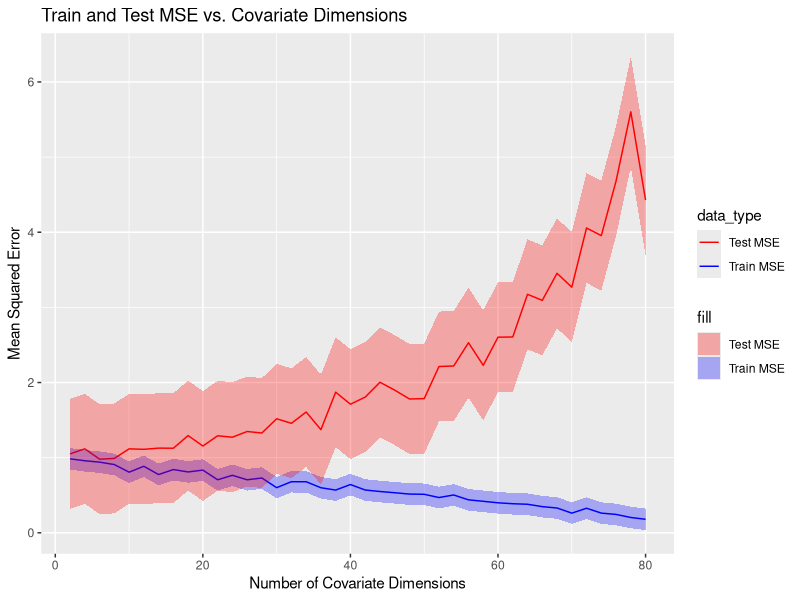

Write the R code that produced this figure.
## ---- chunk 1
library(ggplot2)
library(dplyr)

# Function to run a single trial for a given number of covariate dimensions
test_ols <- function(num_train_examples, num_test_examples, feature_space_dimension, random_seed) {
  
  # Set the random seed.
  set.seed(random_seed)
  
  # Randomly sample the true beta coefficients.
  true_beta <- runif(feature_space_dimension)
  true_beta <- matrix(true_beta, ncol = 1)  # Transpose to a column vector
  
  # Randomly sample the training data covariates.
  X_train <- matrix(rnorm(num_train_examples * feature_space_dimension), nrow = num_train_examples)
  
  # Generate the noise vector.
  noise_train <- rnorm(num_train_examples)
  
  # Generate the training labels.
  y_train <- X_train %*% true_beta + noise_train
  
  # Create a data frame with both features and response variable.
  train_data <- data.frame(X_train, y_train)
  
  # Fit the linear regression model.
  model <- lm(y_train ~ ., data = train_data)
  
  # Get the estimated beta coefficients.
  beta_OLS <- coef(model)
  
  # Predict the training labels.
  y_train_pred <- predict(model)
  
  # Compute the training mean squared error.
  train_mse <- mean((y_train_pred - y_train)^2)
  
  # Randomly sample the test data covariates.
  X_test <- matrix(rnorm(num_test_examples * feature_space_dimension), nrow = num_test_examples)
  
  # Generate the noise vector.
  noise_test <- rnorm(num_test_examples)
  
  # Generate the test labels.
  y_test <- X_test %*% true_beta + noise_test
  
  # Predict the test labels.
  y_test_pred <- predict(model, newdata = data.frame(X_test))
  
  # Compute the test mean squared error.
  test_mse <- mean((y_test - y_test_pred)^2)
  
  # Return the train and test mean squared errors.
  return(list(train_mse = train_mse, test_mse = test_mse))
}

## ---- chunk 2
# Function to run multiple trials for a given number of covariate dimensions
run_trials <- function(num_train_examples, num_test_examples, num_dimensions, num_trials, random_seed) {
  train_mse_avg <- numeric(length(num_dimensions))
  test_mse_avg <- numeric(length(num_dimensions))
  
  for (i in seq_along(num_dimensions)) {
    train_mse_trials <- numeric(num_trials)
    test_mse_trials <- numeric(num_trials)
    
    for (j in 1:num_trials) {
      result <- test_ols(num_train_examples, num_test_examples, num_dimensions[i], random_seed + j)
      train_mse_trials[j] <- result$train_mse
      test_mse_trials[j] <- result$test_mse
    }
    
    train_mse_avg[i] <- mean(train_mse_trials)
    test_mse_avg[i] <- mean(test_mse_trials)
  }
  
  return(data.frame(num_dimensions, train_mse_avg, test_mse_avg))
}


## ---- chunk 3
# Set the parameters
num_train_examples <- 100
num_test_examples <- 50
num_dimensions <- seq(2, 80, by = 2)  # Range of covariate dimensions
num_trials <- 10  # Number of trials for each covariate dimension
random_seed <- 42

# Run trials and obtain the data
data <- run_trials(num_train_examples, num_test_examples, num_dimensions, num_trials, random_seed)
# Compute confidence intervals
    lower_train_mse = data$train_mse_avg - 2 * sd(data$train_mse_avg) / sqrt(num_trials)
    upper_train_mse =data$train_mse_avg + 2 * sd(data$train_mse_avg) / sqrt(num_trials)
    lower_test_mse = data$test_mse_avg - 2 * sd(data$test_mse_avg) / sqrt(num_trials)
    upper_test_mse = data$test_mse_avg + 2 * sd(data$test_mse_avg) / sqrt(num_trials)


# Combine train and test data for plotting
data_plot <- data.frame(
  num_dimensions = rep(data$num_dimensions, 2),
  mse = c(data$train_mse_avg, data$test_mse_avg),
  data_type = rep(c("Train MSE", "Test MSE"), each = length(data$num_dimensions))
)

# Generate the plot
plot <- ggplot() +
  geom_line(data = data_plot, aes(x = num_dimensions, y = mse, color = data_type)) +
  geom_ribbon(aes(x = num_dimensions, ymin = lower_train_mse, ymax = upper_train_mse, fill = "Train MSE"), alpha = 0.3) +
  geom_ribbon(aes(x = num_dimensions, ymin = lower_test_mse, ymax = upper_test_mse, fill = "Test MSE"), alpha = 0.3) +
  labs(x = "Number of Covariate Dimensions", y = "Mean Squared Error") +
  ggtitle("Train and Test MSE vs. Covariate Dimensions") +
  scale_color_manual(values = c("red", "blue")) +
  scale_fill_manual(values = c("Train MSE" = "blue", "Test MSE" = "red"))

# Display the plot
print(plot)
